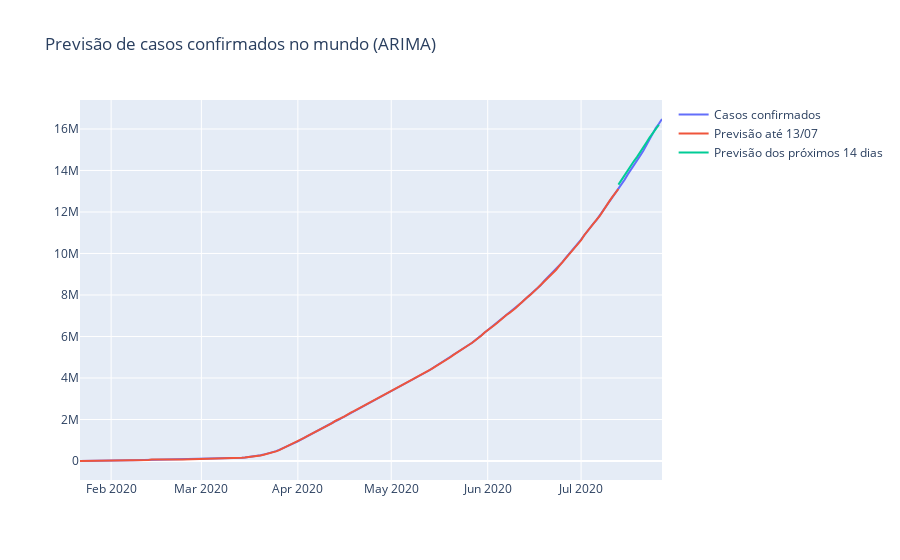

Here is the notebook cell this chart was saved with:
### Markdown cell above
#### 4.2.3 Gráfico da previsão realizada

### Code cell
fig = go.Figure(go.Scatter(
    x = Confirmados.index, y = Confirmados, 
    name = "Casos confirmados"))
fig.add_trace(go.Scatter(
    x = Confirmados.index, y = modelo_arima.predict_in_sample(), 
    name = "Previsão até 13/07"))
fig.add_trace(go.Scatter(
    x = pd.date_range('2020-07-13','2020-07-27'), y = modelo_arima.predict(14), 
    name = "Previsão dos próximos 14 dias",  mode = "lines"))
fig.update_layout(title="Previsão de casos confirmados no mundo (ARIMA)")
fig.show()

### Figure 1 — Plotly figure (JSON) as saved in the notebook; plotly's stock layout.template omitted (floating-point values rounded to 4 significant figures; data arrays with more than 128 entries replaced by an {"elided": "..."} marker saying what was removed)
{"data": [{"name": "Casos confirmados", "type": "scatter", "x": {"elided": "188 str values"}, "y": {"elided": "188 int values"}}, {"name": "Previsão até 13/07", "type": "scatter", "x": {"elided": "188 str values"}, "y": {"elided": "174 float values"}}, {"mode": "lines", "name": "Previsão dos próximos 14 dias", "type": "scatter", "x": ["2020-07-13T00:00:00", "2020-07-14T00:00:00", "2020-07-15T00:00:00", "2020-07-16T00:00:00", "2020-07-17T00:00:00", "2020-07-18T00:00:00", "2020-07-19T00:00:00", "2020-07-20T00:00:00", "2020-07-21T00:00:00", "2020-07-22T00:00:00", "2020-07-23T00:00:00", "2020-07-24T00:00:00", "2020-07-25T00:00:00", "2020-07-26T00:00:00", "2020-07-27T00:00:00"], "y": [13320000.0, 13550000.0, 13800000.0, 14040000.0, 14250000.0, 14450000.0, 14650000.0, 14870000.0, 15110000.0, 15350000.0, 15590000.0, 15800000.0, 16000000.0, 16200000.0]}], "layout": {"title": {"text": "Previsão de casos confirmados no mundo (ARIMA)"}}}
